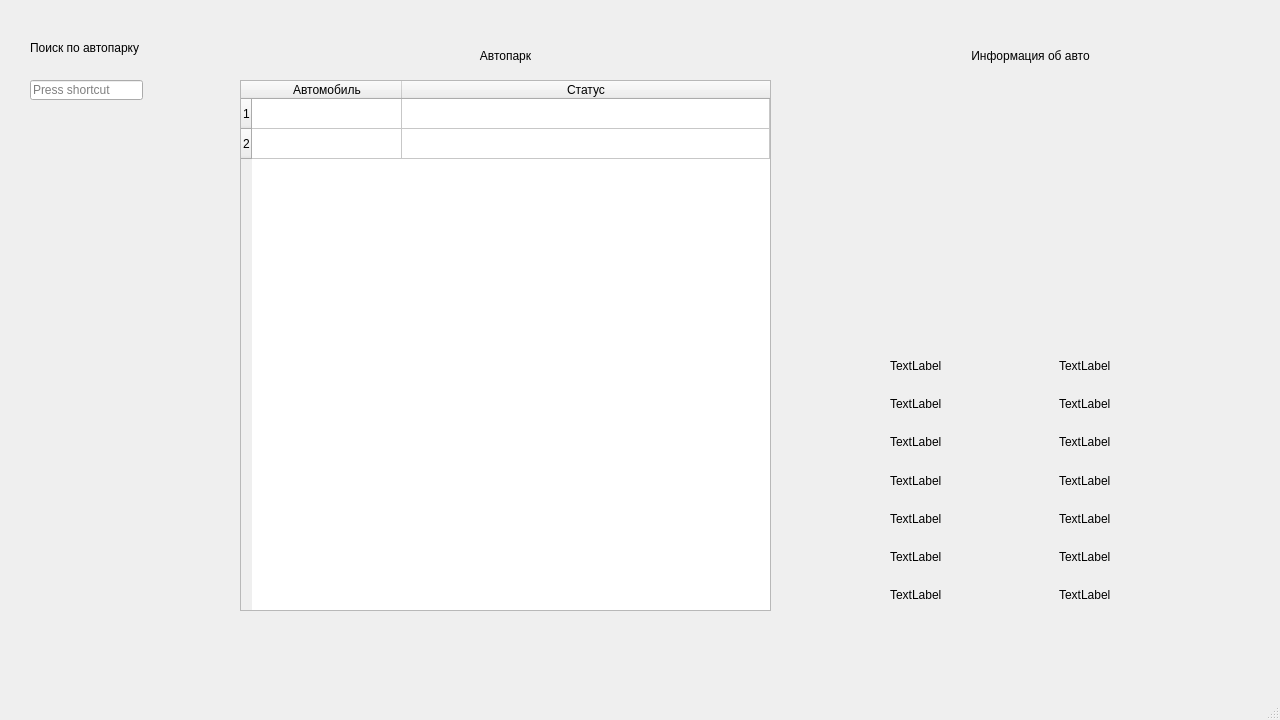
<?xml version="1.0" encoding="UTF-8"?>
<ui version="4.0">
 <class>MainWindow</class>
 <widget class="QMainWindow" name="MainWindow">
  <property name="geometry">
   <rect>
    <x>0</x>
    <y>0</y>
    <width>1280</width>
    <height>720</height>
   </rect>
  </property>
  <property name="minimumSize">
   <size>
    <width>1280</width>
    <height>720</height>
   </size>
  </property>
  <property name="maximumSize">
   <size>
    <width>1280</width>
    <height>720</height>
   </size>
  </property>
  <property name="windowTitle">
   <string>MainWindow</string>
  </property>
  <widget class="QWidget" name="centralwidget">
   <widget class="QTableWidget" name="tableWidget">
    <property name="geometry">
     <rect>
      <x>240</x>
      <y>80</y>
      <width>531</width>
      <height>531</height>
     </rect>
    </property>
    <attribute name="horizontalHeaderCascadingSectionResizes">
     <bool>true</bool>
    </attribute>
    <attribute name="horizontalHeaderDefaultSectionSize">
     <number>150</number>
    </attribute>
    <attribute name="horizontalHeaderHighlightSections">
     <bool>false</bool>
    </attribute>
    <attribute name="horizontalHeaderShowSortIndicator" stdset="0">
     <bool>false</bool>
    </attribute>
    <attribute name="horizontalHeaderStretchLastSection">
     <bool>true</bool>
    </attribute>
    <attribute name="verticalHeaderCascadingSectionResizes">
     <bool>true</bool>
    </attribute>
    <row>
     <property name="text">
      <string>1</string>
     </property>
    </row>
    <row>
     <property name="text">
      <string>2</string>
     </property>
    </row>
    <column>
     <property name="text">
      <string>Автомобиль</string>
     </property>
    </column>
    <column>
     <property name="text">
      <string>Статус</string>
     </property>
    </column>
    <item row="0" column="0">
     <property name="text">
      <string/>
     </property>
    </item>
   </widget>
   <widget class="QLabel" name="label">
    <property name="geometry">
     <rect>
      <x>240</x>
      <y>30</y>
      <width>531</width>
      <height>51</height>
     </rect>
    </property>
    <property name="styleSheet">
     <string notr="true">font: 22pt &quot;Segoe UI&quot;;</string>
    </property>
    <property name="text">
     <string>Автопарк</string>
    </property>
    <property name="alignment">
     <set>Qt::AlignCenter</set>
    </property>
   </widget>
   <widget class="QLabel" name="label_2">
    <property name="geometry">
     <rect>
      <x>810</x>
      <y>30</y>
      <width>441</width>
      <height>51</height>
     </rect>
    </property>
    <property name="styleSheet">
     <string notr="true">font: 22pt &quot;Segoe UI&quot;;</string>
    </property>
    <property name="text">
     <string>Информация об авто</string>
    </property>
    <property name="alignment">
     <set>Qt::AlignCenter</set>
    </property>
   </widget>
   <widget class="QKeySequenceEdit" name="keySequenceEdit">
    <property name="geometry">
     <rect>
      <x>30</x>
      <y>80</y>
      <width>113</width>
      <height>20</height>
     </rect>
    </property>
   </widget>
   <widget class="QLabel" name="label_3">
    <property name="geometry">
     <rect>
      <x>30</x>
      <y>40</y>
      <width>121</width>
      <height>16</height>
     </rect>
    </property>
    <property name="text">
     <string>Поиск по автопарку</string>
    </property>
   </widget>
   <widget class="QWidget" name="gridLayoutWidget">
    <property name="geometry">
     <rect>
      <x>890</x>
      <y>350</y>
      <width>331</width>
      <height>261</height>
     </rect>
    </property>
    <layout class="QGridLayout" name="gridLayout">
     <property name="sizeConstraint">
      <enum>QLayout::SetDefaultConstraint</enum>
     </property>
     <item row="9" column="1">
      <widget class="QLabel" name="label_17">
       <property name="text">
        <string>TextLabel</string>
       </property>
      </widget>
     </item>
     <item row="8" column="1">
      <widget class="QLabel" name="label_16">
       <property name="text">
        <string>TextLabel</string>
       </property>
      </widget>
     </item>
     <item row="4" column="0">
      <widget class="QLabel" name="label_4">
       <property name="text">
        <string>TextLabel</string>
       </property>
      </widget>
     </item>
     <item row="5" column="0">
      <widget class="QLabel" name="label_5">
       <property name="text">
        <string>TextLabel</string>
       </property>
      </widget>
     </item>
     <item row="5" column="1">
      <widget class="QLabel" name="label_10">
       <property name="text">
        <string>TextLabel</string>
       </property>
      </widget>
     </item>
     <item row="6" column="0">
      <widget class="QLabel" name="label_6">
       <property name="text">
        <string>TextLabel</string>
       </property>
      </widget>
     </item>
     <item row="4" column="1">
      <widget class="QLabel" name="label_9">
       <property name="text">
        <string>TextLabel</string>
       </property>
      </widget>
     </item>
     <item row="6" column="1">
      <widget class="QLabel" name="label_11">
       <property name="text">
        <string>TextLabel</string>
       </property>
      </widget>
     </item>
     <item row="7" column="0">
      <widget class="QLabel" name="label_12">
       <property name="text">
        <string>TextLabel</string>
       </property>
      </widget>
     </item>
     <item row="7" column="1">
      <widget class="QLabel" name="label_13">
       <property name="text">
        <string>TextLabel</string>
       </property>
      </widget>
     </item>
     <item row="8" column="0">
      <widget class="QLabel" name="label_14">
       <property name="text">
        <string>TextLabel</string>
       </property>
      </widget>
     </item>
     <item row="9" column="0">
      <widget class="QLabel" name="label_15">
       <property name="text">
        <string>TextLabel</string>
       </property>
      </widget>
     </item>
     <item row="3" column="0">
      <widget class="QLabel" name="label_7">
       <property name="text">
        <string>TextLabel</string>
       </property>
      </widget>
     </item>
     <item row="3" column="1">
      <widget class="QLabel" name="label_8">
       <property name="text">
        <string>TextLabel</string>
       </property>
      </widget>
     </item>
    </layout>
   </widget>
  </widget>
  <widget class="QStatusBar" name="statusbar"/>
 </widget>
 <resources/>
 <connections/>
</ui>
